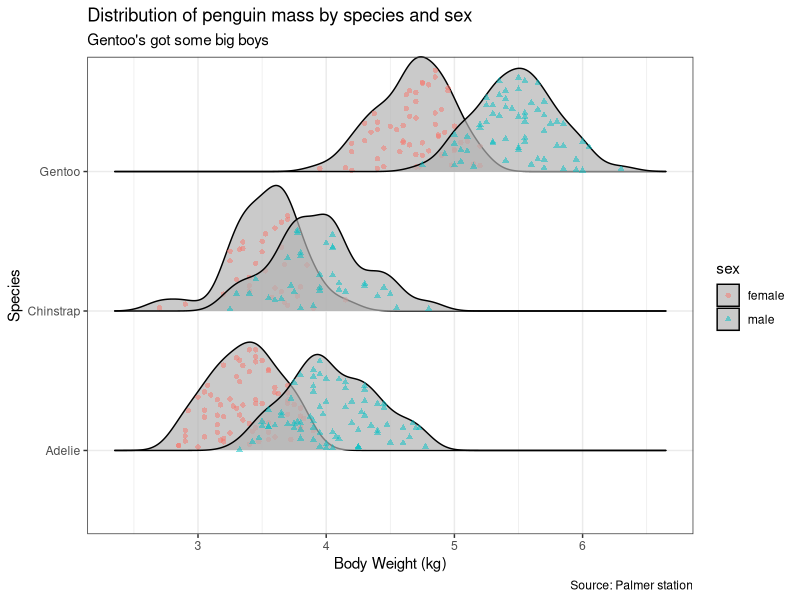
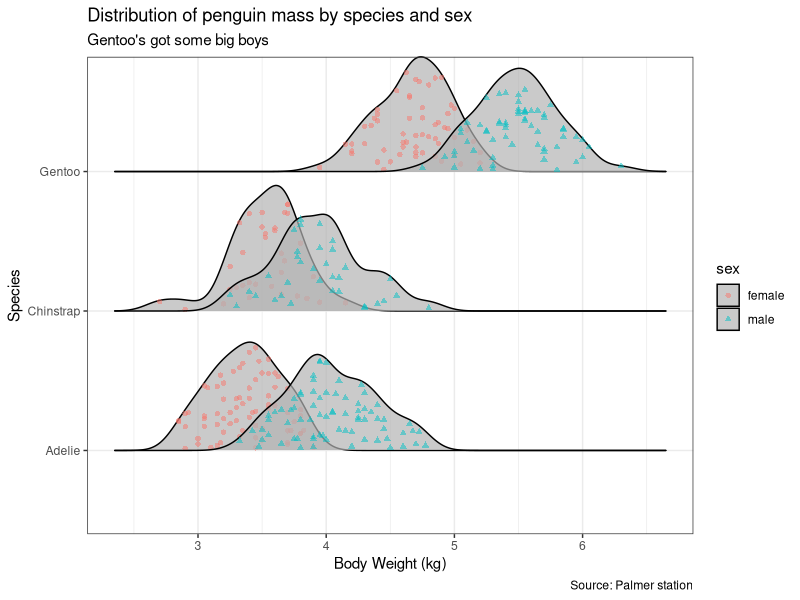

The R source for these figures, in order:
###INTRO####

##This code will run a new plot made from data in the Palmer penguins package

#created by Kelli Konicek
#created on 2024-9-12
#updated on 2024-9-12

### libraries ####
library(here)
library(tidyverse)
library(here)
library(palmerpenguins)
library(ggplot2)
library(ggthemes)
library(ggpubr)
library(ggridges)


### load data ####
#data set is built into library(palmerpenguins)

# here are ways to take a look at your dataset 
view(penguins)
head(penguins)
tail(penguins)
glimpse(penguins) 

### load functions ####

#no functions for this yet 

### data analysis:Are males or females heavier? ####

#remove NAs
penguins1<- na.omit(penguins)

#make a plot
ggplot(data=penguins1, mapping=aes(x = body_mass_g, 
                      y = species,)) +               
 geom_density_ridges(scale = .9,
    aes(point_color = sex, point_fill = sex, point_shape = sex),
    alpha = .7, point_alpha = .5, jittered_points = TRUE
  ) +                                                 # create density curves to show distribution of penguin weights. Maybe a histogram would be better?
  scale_x_continuous(breaks = c(3000,4000,5000,6000),
                     labels = c("3", "4", "5","6"))+ # I donʻt know how to quickly convert the grams to kiloGssss without just relabeling it
  labs(title="Distribution of penguin mass by species and sex",
       subtitle="Gentoo's got some big boys",
       x= "Body Weight (kg)",
       y= "Species",
       caption = "Source: Palmer station") +
  theme_bw()

#red text:"picking joint bandwidth of 116" 


###save plot ####
ggsave(here("week_03" , "outputs", "homework_3.png"), width = 11, height = 7)
